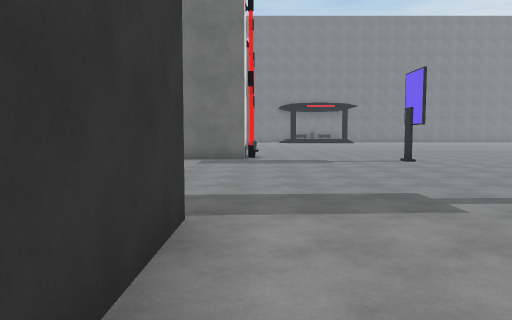
View 1 (above)

15 first-person views from a walk through a Unity game level. The camera is 1.5 m above the floor, tilts 4° down and sees 70° across. The floor is counted in squares, 2 m on a side. Each view is taken from the middle of a square. On the plan, view 1 faces up. The plan holds only what a view shows up to about 11 squares ahead; the rest is blank. The place goes on beyond the plan. Some surface patterns are stand-ins.

View 2
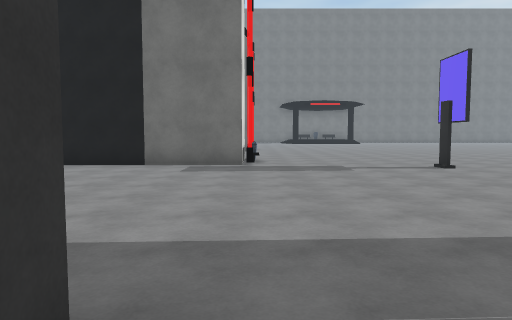

View 3
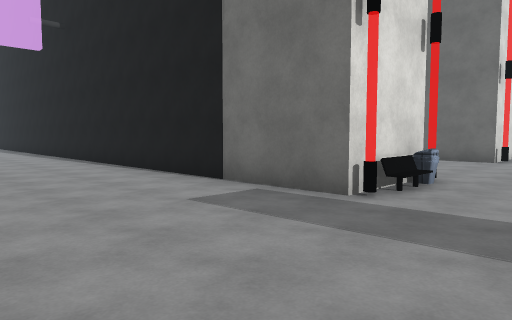

View 4
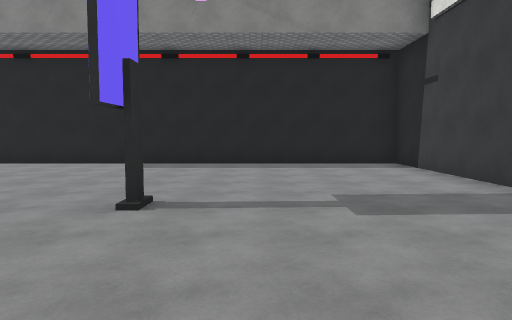

View 5
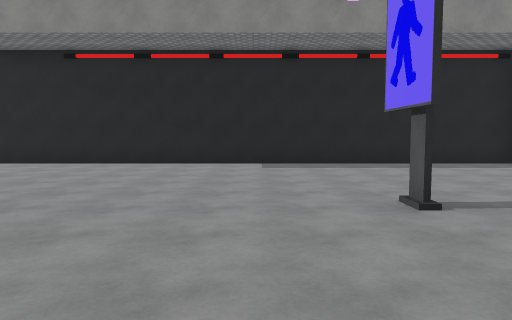

View 6
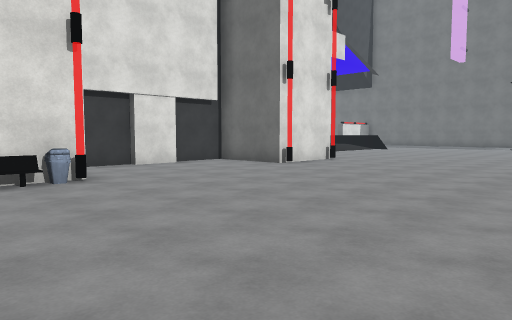

View 7
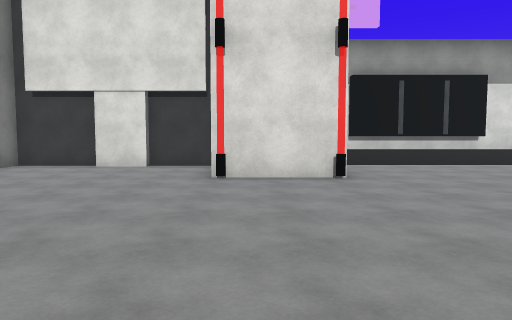

View 8
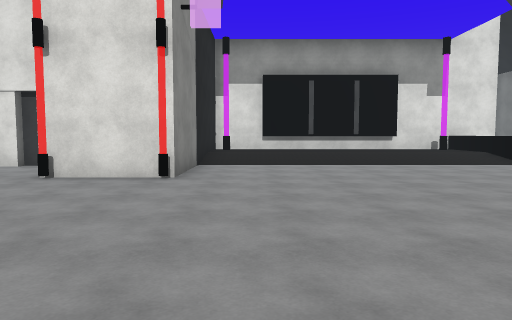

View 9
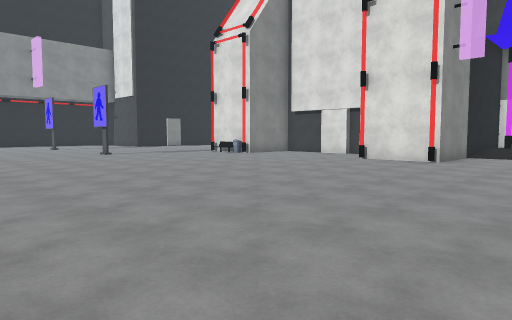

View 10
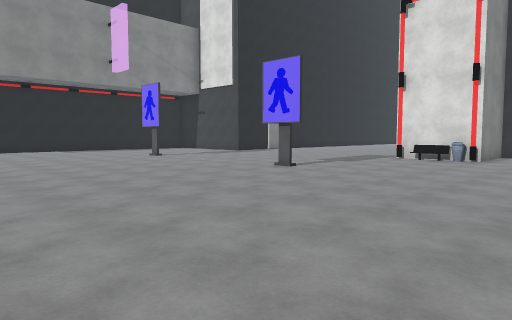

View 11
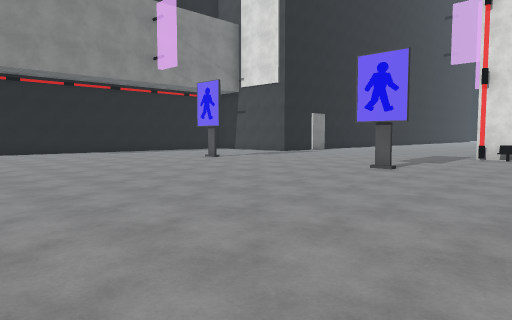

View 12
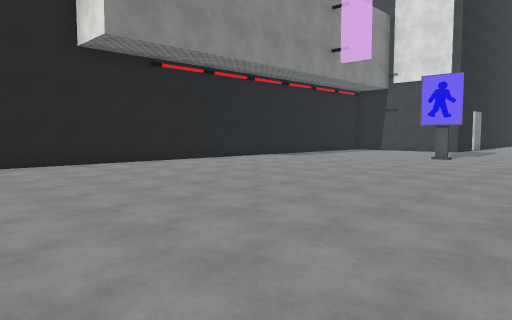

View 13
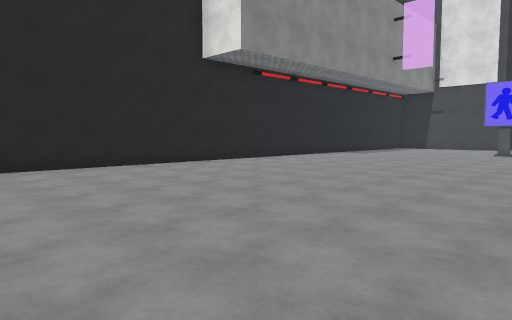

View 14
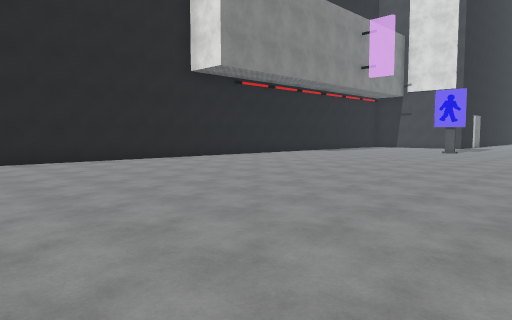

View 15
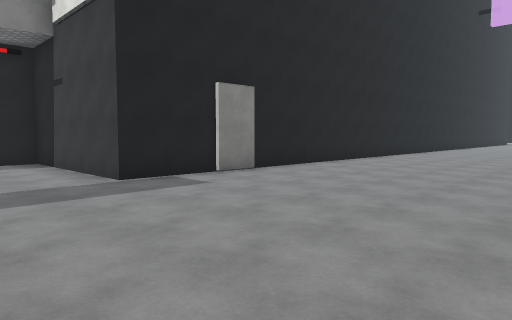

### Floor plan
Points are (right, up) in squares from view 1. A wall is a line through its corners. A room is listed if a view was taken in it or the views show most of it. See-through windows are left out.
Room 1 (views 1, 2, 3, 4, 5, 6, 7, 8, 9, 10, 11, 12, 13, 14, 15)
walls: (4.3, 10.5) (4.3, 10); (4.2, 10) (4.2, 10.5); (-0.3, 19.6) (-0.3, 18.2) (-2.4, 18.2); (-0.3, 12.4) (-0.3, 10.9) (-9.5, 10.9); (-2.5, 16.5) (-2.5, 15.2); (-2.7, 18) (-2.7, 16.4); (-2.7, 15.4) (-2.7, 13.3) (-0.4, 13.3); (-5.1, 20.6) (-0.4, 20.6); (-3.5, 28.7) (-5, 28.7); (-7.9, 3.2) (-0.6, 3.2) (-0.6, -1.4) (18.2, -1.4)
objects: other object (0, 10); bench (0, 12); other object (0, 14); other object (0, 17); other object (0, 20); bin (1, 13)

Where each view was taken, in squares from view 1:
view 1: 0 up, 0 right, facing up
view 2: 2 up, 0 right, facing up
view 3: 7 up, 2 right, facing up-left
view 4: 8 up, 3 right, facing down
view 5: 8 up, 6 right, facing down
view 6: 11 up, 6 right, facing up-left
view 7: 19 up, 6 right, facing left
view 8: 22 up, 6 right, facing left
view 9: 24 up, 10 right, facing down-left
view 10: 16 up, 11 right, facing down-left
view 11: 14 up, 12 right, facing down-left
view 12: 8 up, 16 right, facing down-left
view 13: 7 up, 19 right, facing down-left
view 14: 9 up, 20 right, facing down-left
view 15: 9 up, 2 right, facing down-left
